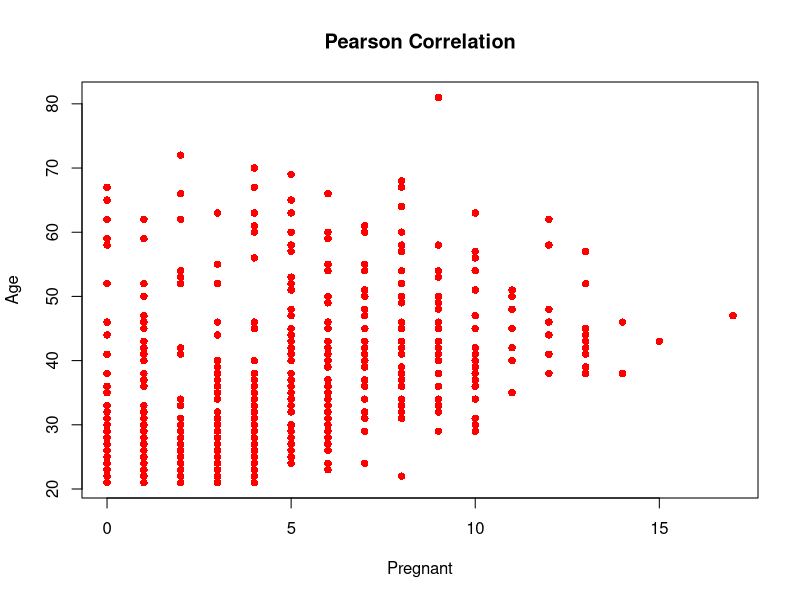
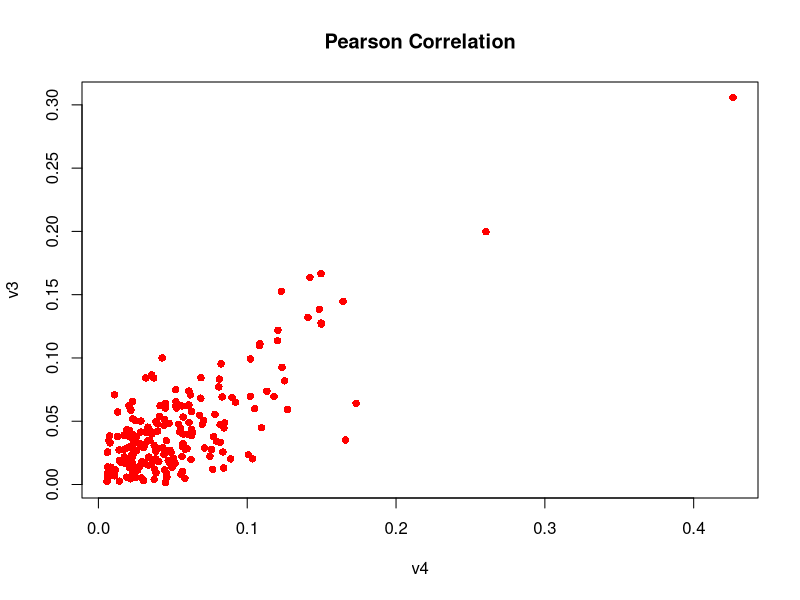

The R source for these figures, in order:
library(mlbench)
data(PimaIndiansDiabetes)
	
#Correlation Analysis between glucose and pressure

#plot(PimaIndiansDiabetes$glucose, PimaIndiansDiabetes$pressure, col="red", xlab = "Glucose", ylab = "Pressure", pch=16, main = "Pearson Correlation")

plot(PimaIndiansDiabetes$pregnant, PimaIndiansDiabetes$age, col="red", xlab = "Pregnant", ylab = "Age", pch=16, main = "Pearson Correlation")

data(Sonar)
	
plot(Sonar$V4, Sonar$V3, col="red", xlab = "v4", 
     ylab = "v3", pch=16, main = "Pearson Correlation")

